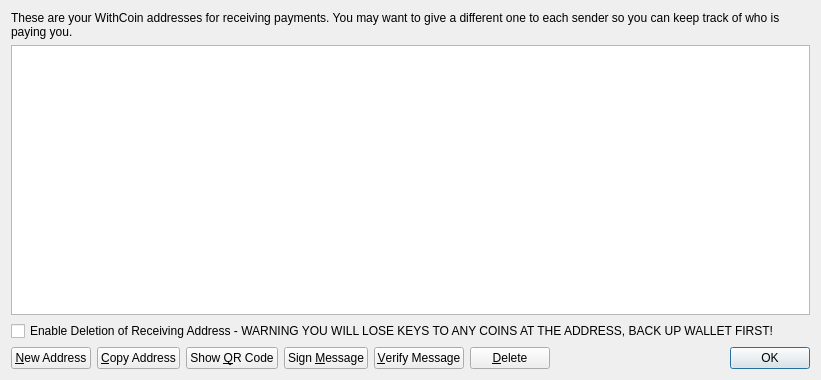
<?xml version="1.0" encoding="UTF-8"?>
<ui version="4.0">
 <class>AddressBookPage</class>
 <widget class="QWidget" name="AddressBookPage">
  <property name="geometry">
   <rect>
    <x>0</x>
    <y>0</y>
    <width>821</width>
    <height>380</height>
   </rect>
  </property>
  <property name="windowTitle">
   <string>Address Book</string>
  </property>
  <layout class="QVBoxLayout" name="verticalLayout">
   <item>
    <widget class="QLabel" name="labelExplanation">
     <property name="text">
      <string>These are your WithCoin addresses for receiving payments. You may want to give a different one to each sender so you can keep track of who is paying you.</string>
     </property>
     <property name="textFormat">
      <enum>Qt::PlainText</enum>
     </property>
     <property name="wordWrap">
      <bool>true</bool>
     </property>
    </widget>
   </item>
   <item>
    <widget class="QTableView" name="tableView">
     <property name="contextMenuPolicy">
      <enum>Qt::CustomContextMenu</enum>
     </property>
     <property name="toolTip">
      <string>Double-click to edit address or label</string>
     </property>
     <property name="tabKeyNavigation">
      <bool>false</bool>
     </property>
     <property name="alternatingRowColors">
      <bool>true</bool>
     </property>
     <property name="selectionMode">
      <enum>QAbstractItemView::SingleSelection</enum>
     </property>
     <property name="selectionBehavior">
      <enum>QAbstractItemView::SelectRows</enum>
     </property>
     <property name="sortingEnabled">
      <bool>true</bool>
     </property>
     <attribute name="verticalHeaderVisible">
      <bool>false</bool>
     </attribute>
    </widget>
   </item>
   <item>
    <widget class="QCheckBox" name="deleteCheckBox">
     <property name="text">
      <string>Enable Deletion of Receiving Address - WARNING YOU WILL LOSE KEYS TO ANY COINS AT THE ADDRESS, BACK UP WALLET FIRST!</string>
     </property>
    </widget>
   </item>
   <item>
    <layout class="QHBoxLayout" name="horizontalLayout">
     <item>
      <widget class="QPushButton" name="newAddressButton">
       <property name="toolTip">
        <string>Create a new address</string>
       </property>
       <property name="text">
        <string>&amp;New Address</string>
       </property>
       <property name="icon">
        <iconset resource="../bitcoin.qrc">
         <normaloff>:/icons/add</normaloff>:/icons/add</iconset>
       </property>
      </widget>
     </item>
     <item>
      <widget class="QPushButton" name="copyToClipboard">
       <property name="toolTip">
        <string>Copy the currently selected address to the system clipboard</string>
       </property>
       <property name="text">
        <string>&amp;Copy Address</string>
       </property>
       <property name="icon">
        <iconset resource="../bitcoin.qrc">
         <normaloff>:/icons/editcopy</normaloff>:/icons/editcopy</iconset>
       </property>
      </widget>
     </item>
     <item>
      <widget class="QPushButton" name="showQRCode">
       <property name="text">
        <string>Show &amp;QR Code</string>
       </property>
       <property name="icon">
        <iconset resource="../bitcoin.qrc">
         <normaloff>:/icons/qrcode</normaloff>:/icons/qrcode</iconset>
       </property>
      </widget>
     </item>
     <item>
      <widget class="QPushButton" name="signMessage">
       <property name="toolTip">
        <string>Sign a message to prove you own a WithCoin address</string>
       </property>
       <property name="text">
        <string>Sign &amp;Message</string>
       </property>
       <property name="icon">
        <iconset resource="../bitcoin.qrc">
         <normaloff>:/icons/edit</normaloff>:/icons/edit</iconset>
       </property>
      </widget>
     </item>
     <item>
      <widget class="QPushButton" name="verifyMessage">
       <property name="toolTip">
        <string>Verify a message to ensure it was signed with a specified WithCoin address</string>
       </property>
       <property name="text">
        <string>&amp;Verify Message</string>
       </property>
       <property name="icon">
        <iconset resource="../bitcoin.qrc">
         <normaloff>:/icons/transaction_0</normaloff>:/icons/transaction_0</iconset>
       </property>
      </widget>
     </item>
     <item>
      <widget class="QPushButton" name="deleteButton">
       <property name="toolTip">
        <string>Delete the currently selected address from the list</string>
       </property>
       <property name="text">
        <string>&amp;Delete</string>
       </property>
       <property name="icon">
        <iconset resource="../bitcoin.qrc">
         <normaloff>:/icons/remove</normaloff>:/icons/remove</iconset>
       </property>
      </widget>
     </item>
     <item>
      <spacer name="horizontalSpacer">
       <property name="orientation">
        <enum>Qt::Horizontal</enum>
       </property>
       <property name="sizeHint" stdset="0">
        <size>
         <width>40</width>
         <height>20</height>
        </size>
       </property>
      </spacer>
     </item>
     <item>
      <widget class="QDialogButtonBox" name="buttonBox">
       <property name="sizePolicy">
        <sizepolicy hsizetype="Maximum" vsizetype="Fixed">
         <horstretch>0</horstretch>
         <verstretch>0</verstretch>
        </sizepolicy>
       </property>
       <property name="standardButtons">
        <set>QDialogButtonBox::Ok</set>
       </property>
      </widget>
     </item>
    </layout>
   </item>
  </layout>
 </widget>
 <resources>
  <include location="../bitcoin.qrc"/>
 </resources>
 <connections/>
</ui>
